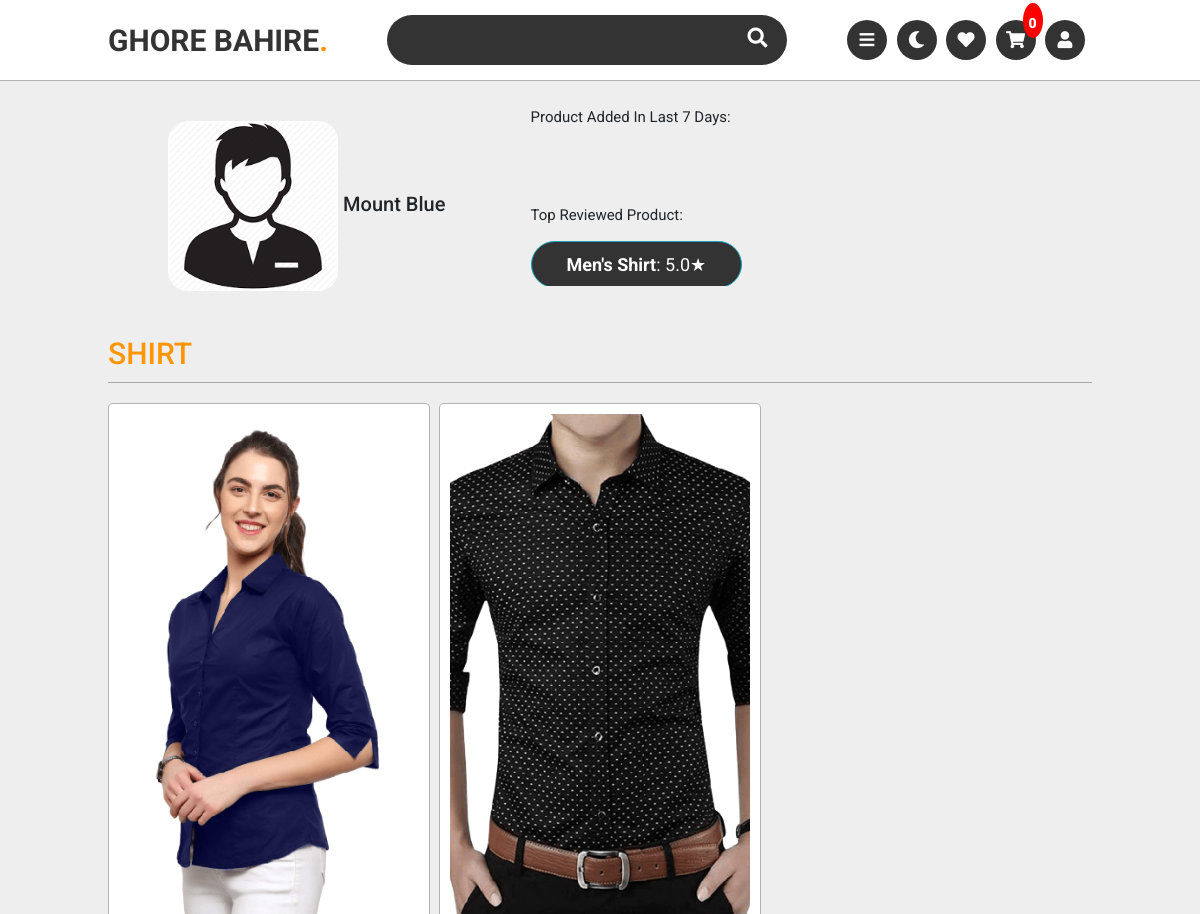
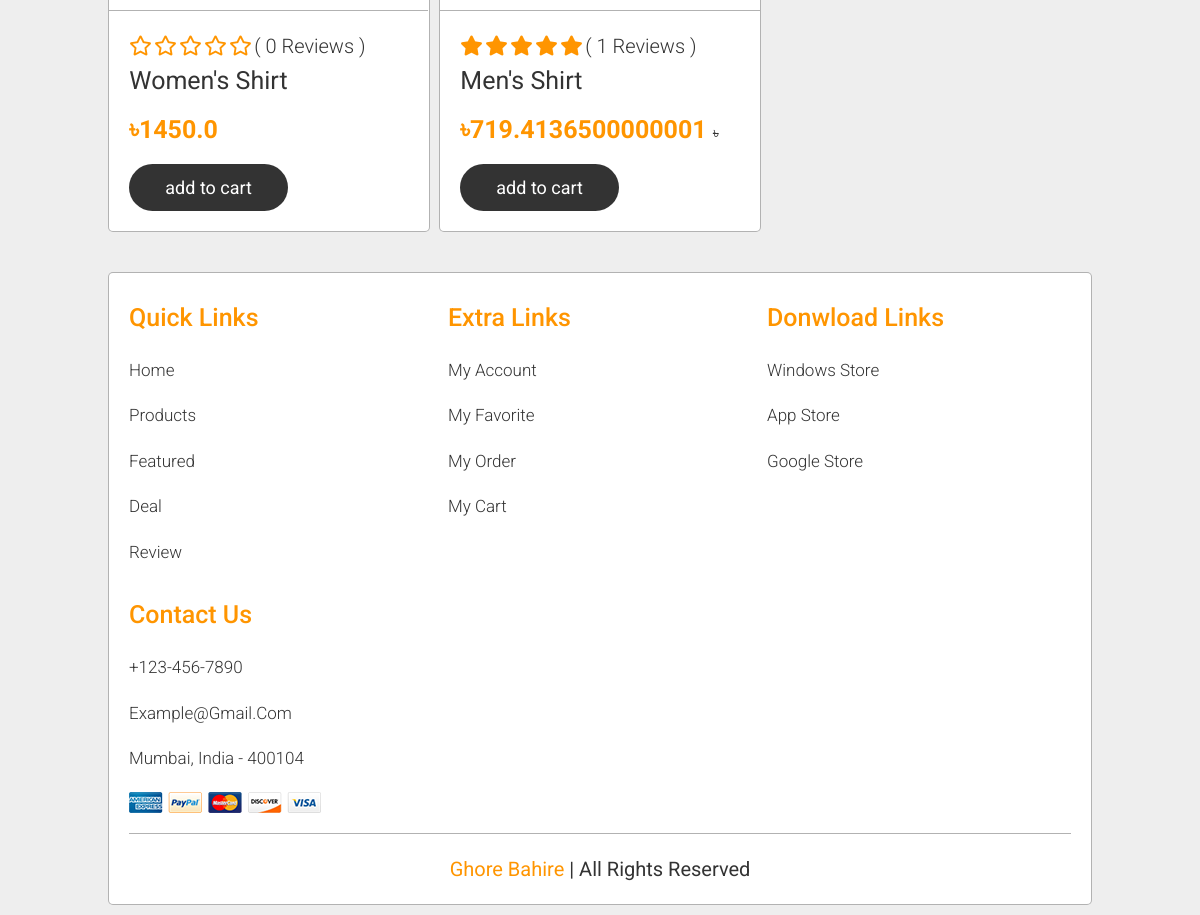
The page /view_shop/1/ (signed in) on the database its author committed (2 pictures, top to bottom).
### store/models.py (models this page shows, shortened)
class ShopOwner(models.Model):
    user = models.OneToOneField(User, null = True,blank=True ,on_delete=models.CASCADE)
    phone = models.CharField(max_length=200, null=True )
    address = models.CharField(max_length=200, blank=True, null=True )
    profile_pic = models.ImageField(default="profile.png",null = True,blank = True)
    date_created = models.DateTimeField(auto_now_add=True, null=True)

class Product(models.Model):
    FOR = (
        ('woman','Woman'),
        ('man', 'Man')
    )
    shopowner = models.ForeignKey(ShopOwner, null=True, on_delete= models.CASCADE)
    name = models.CharField(max_length=200,blank = True, null=True)
    price = models.FloatField(default=0,null=True)
    category = models.ManyToManyField(Category)
    description = models.CharField(max_length=2000, null=True,blank=True)
    date_created = models.DateTimeField(auto_now_add=True, null=True)
    quantity = models.CharField(max_length=100,blank = True, null=True)
    digital = models.BooleanField(default=False, null=True, blank=False)
    color = models.ManyToManyField(Color)
    size = models.ManyToManyField(Size)
    stock = models.IntegerField(default=0, null = True,blank = True)
    discount = models.IntegerField(default=0, null = True,blank = True)
    discount_amount = models.FloatField(default=0, null = True,blank = True)
    rate = models.FloatField(default=0, null = True,blank = True)
    featured = models.BooleanField(default=False,blank=True,null=True)
    c_for = models.CharField(max_length=200,blank=True, null=True,choices=FOR)

class Category(models.Model):
    name = models.CharField(max_length=200, null=True)

class ProductImages(models.Model):
    product =  models.ForeignKey(Product, null=True, on_delete= models.CASCADE)
    img = models.ImageField(default="product-pic.jpg",null = True,blank = True)

### store/views.py (the view)
# urls.py: path('view_shop/<str:pk>/',views.view_shops,name="view_shop"),
def view_shops(request,pk):
    if request.user.is_authenticated:
        customer = request.user.customer
        order, created = Order.objects.get_or_create(customer=customer, complete=False)
        cartItems = order.get_cart_items
    else:
        cookieData = cookieCart(request)
        cartItems = cookieData['cartItems']
    shop = ShopOwner.objects.get(id=pk)
    products = Product.objects.filter(shopowner=shop)
    product_week = products.filter(date_created__gt=(datetime.datetime.now()- timedelta(days=7))).order_by('-date_created')
    top_reviewed = products.order_by('-rate')
    categorys = Category.objects.all()
    for i in categorys:
        i.products = products.filter(category = i)
        for j in i.products:
            i.products.c_for = j.c_for
            j.images = ProductImages.objects.filter(product = j)[:1]
            j.total_review = Review.objects.filter(product = j).count()
    context = {
        'shop':shop,
        'i.products.c_for':i.products.c_for,
        'categorys':categorys,
        'i.products':i.products,
        'j.images':j.images,
        'j.total_review':j.total_review,
        'top_reviewed':top_reviewed,
        'product_week':product_week,
        'cartItems':cartItems
        }
    return render(request,'store/view_shop.html',context)

### store/models.py (called while the page is built)
    @property
    def get_cart_items(self):
        orderitems = self.orderitem_set.all()
        total = sum([item.quantity for item in orderitems])
        return total

### store/templates/store/view_shop.html (shortened to what this page needs)
{% extends 'main.html' %}
{% block main %}
<br>
<section>
    <div class="row">
        <div class="col-md-5 shop-details" >
            <img src="{{shop.profile_pic.url}}" >
            <h6> {{shop.user.first_name}} {{shop.user.last_name}}</h6>
        </div>
        <div class="col-md-7">
          <p>Product added in last 7 days: </p>
          <div class="product_week" style="height: 50px; overflow: auto;">
          </div><br>
          <p>Top Reviewed Product: </p>
          <div class="top_reviewed" style="height: 50px; overflow: auto;">
            {% for i in top_reviewed %}
            {% if i.rate >= 3 %}
            <a href="{% url 'store:product_view' i.id %}" class="btn btn-outline-info" style="margin-top: 5px;"><strong>{{i.name}}</strong>: {{i.rate|floatformat:1}}&#9733;</a>
            {% endif %}
            {% endfor %}
          </div>
        </div>
    </div>
</section>
<section class="products" id="products">
    {% for i in categorys %}
    {% if i.products %}
    <h1 class="heading">  <span> {{i.name}}</span> </h1>
<div class="swiper-container product-slider gap">
    <div class="swiper-wrapper" id="live-filter">
        {% for j in i.products %}
        <div class="swiper-slide">
            <div class="slide">
                <div class="image">
                    {% for k in j.images %}
                        <img src="{{ k.img.url }}" alt="">
                    {% endfor %}
                </div>
                <div class="content">
                    <div class="stars">
                        {% if j.rate <= 0 %}
                        <i class="far fa-star"></i>
                        <i class="far fa-star"></i>
                        <i class="far fa-star"></i>
                        <i class="far fa-star"></i>
                        <i class="far fa-star"></i>
                        {% elif j.rate <= 1 %}
                        <i class="fas fa-star"></i>
                        <i class="far fa-star"></i>
                        <i class="far fa-star"></i>
                        <i class="far fa-star"></i>
                        <i class="far fa-star"></i>
                        {% elif j.rate <= 2 %}
                        <i class="fas fa-star"></i>
                        <i class="fas fa-star"></i>
                        <i class="far fa-star"></i>
                        <i class="far fa-star"></i>
                        <i class="far fa-star"></i>
                        {% elif j.rate <= 3 %}
                        <i class="fas fa-star"></i>
                        <i class="fas fa-star"></i>
                        <i class="fas fa-star"></i>
                        <i class="far fa-star"></i>
                        <i class="far fa-star"></i>
                        {% elif j.rate <= 4 %}
                        <i class="fas fa-star"></i>
                        <i class="fas fa-star"></i>
                        <i class="fas fa-star"></i>
                        <i class="fas fa-star"></i>
                        <i class="far fa-star"></i>
                        {% else %}
                        <i class="fas fa-star"></i>
                        <i class="fas fa-star"></i>
                        <i class="fas fa-star"></i>
                        <i class="fas fa-star"></i>
                        <i class="fas fa-star"></i>
                        {% endif %}
                        <span>( {{j.total_review}} reviews  )</span>
                    </div>
                    <h3>{{j.name}}</h3>
                    <div class="price">&#2547;{{j.price}} {% if j.discount > 0 %} <span>&#2547;{{ j.demo_price }}</span> {% endif %} </div>
                    <button data-product={{j.id}} data-action="add" class="btn update-cart">add to cart</button>
                </div>
            </div>
        </div>
        {% endfor %}
    </div>
</div>
{% endif %}
{% endfor %}
</section>
{% endblock %}

### static/css/style.css (style rules this page uses)
:root { --orange:#ff9500; --white-color:#fff; --black-color:#333; --light-color:rgba(0,0,0,.3); }
* { font-family: 'Roboto', sans-serif; margin:0; padding:0; box-sizing: border-box; outline: none; border:none; text-decoration: none; text-transform: capitalize; transition:.2s linear; }
html { font-size: 62.5%; overflow-x: hidden; scroll-padding-top: 7.5rem; scroll-behavior: smooth; }
body { background:#eee; }
section { padding:1rem 9%; }
.heading { padding:1rem 0; margin-bottom: 2rem; border-bottom: .1rem solid var(--light-color); font-size: 3rem; color:var(--black-color); text-transform: uppercase; }
.heading span { color:var(--orange); text-transform: uppercase; }
.btn { display: inline-block; margin-top: 1rem; border-radius: 5rem; background: var(--black-color); color:var(--white-color); font-size: 1.8rem; padding:.9rem 3.5rem; cursor: pointer; }
.products .product-slider .slide { overflow: hidden; position: relative; border:.1rem solid var(--light-color); border-radius: .5rem; background: var(--white-color); }
.products .product-slider .slide .image { padding:1rem; }
.products .product-slider .slide .image img { height: 50rem; width: 100%; object-fit: cover; }
.products .product-slider .slide .content { padding:2rem; border-top: .1rem solid var(--light-color); }
.products .product-slider .slide .content .stars i { font-size: 2rem; color:var(--orange); }
.products .product-slider .slide .content .stars span { font-size: 2rem; color:var(--black-color); font-weight: 300; }
.products .product-slider .slide .content h3 { color:var(--black-color); font-weight: normal; font-size: 2.5rem; padding:.5rem 0; }
.products .product-slider .slide .content .price { color:var(--orange); font-weight: bolder; font-size: 2.5rem; padding:.5rem 0; }
.products .product-slider .slide .content .price span { color:var(--black-color); font-weight: normal; font-size: 1.5rem; text-decoration: line-through; }
.products .gap { margin-bottom: 2rem; overflow: hidden; }

### store/templates/store/view_shop.html (style rules this page uses)
.shop-details { height: 200px; display: flex; align-items: center; justify-content: center; padding: 5px; }
.shop-details img { max-height: 180px; padding: 5px; border-radius: 25px; }
.shop-details h6 { text-align: center; }

### store/templates/main.html (style rules this page uses)
p { font-size: 1.5em; }
h6 { font-size: 2em; }

### rows shown on the page
ShopOwner: profile_pic (placeholder picture), user.first_name "Mount", user.last_name "Blue"
Product: name "Men's Shirt", rate "5.0", total_review "1", price "719.4136500000001"
Category: name "SHIRT"
ProductImages: img (picture)
Product: rate 0 (drawn), total_review "0", name "Women's Shirt", price "1450.0"
ProductImages: img (picture)

### other values the page prints
{{ cartItems }} "0"
